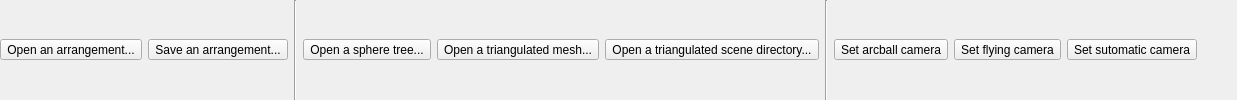
        <widget class="QWidget" name="widgetGroupSceneButtons" native="true">
         <property name="sizePolicy">
          <sizepolicy hsizetype="Preferred" vsizetype="Fixed">
           <horstretch>0</horstretch>
           <verstretch>0</verstretch>
          </sizepolicy>
         </property>
         <layout class="QHBoxLayout" name="horizontalLayout">
          <property name="margin">
           <number>0</number>
          </property>
          <item>
           <widget class="QToolButton" name="toolButtonOpenSceneArr">
            <property name="toolTip">
             <string>Open an arrangement...</string>
            </property>
            <property name="text">
             <string>Open an arrangement...</string>
            </property>
            <property name="icon">
             <iconset resource="../resources.qrc">
              <normaloff>:/resource/img/open_arr.png</normaloff>:/resource/img/open_arr.png</iconset>
            </property>
           </widget>
          </item>
          <item>
           <widget class="QToolButton" name="toolButtonSaveSceneArr">
            <property name="toolTip">
             <string>Save an arrangement...</string>
            </property>
            <property name="text">
             <string>Save an arrangement...</string>
            </property>
            <property name="icon">
             <iconset resource="../resources.qrc">
              <normaloff>:/resource/img/save_arr.png</normaloff>:/resource/img/save_arr.png</iconset>
            </property>
           </widget>
          </item>
          <item>
           <widget class="Line" name="line">
            <property name="orientation">
             <enum>Qt::Vertical</enum>
            </property>
           </widget>
          </item>
          <item>
           <widget class="QToolButton" name="toolButtonOpenSceneSph">
            <property name="toolTip">
             <string>Open a sphere tree...</string>
            </property>
            <property name="text">
             <string>Open a sphere tree...</string>
            </property>
            <property name="icon">
             <iconset resource="../resources.qrc">
              <normaloff>:/resource/img/open_sph.png</normaloff>:/resource/img/open_sph.png</iconset>
            </property>
           </widget>
          </item>
          <item>
           <widget class="QToolButton" name="toolButtonOpenSceneTxt">
            <property name="toolTip">
             <string>Open a triangulated mesh...</string>
            </property>
            <property name="text">
             <string>Open a triangulated mesh...</string>
            </property>
            <property name="icon">
             <iconset resource="../resources.qrc">
              <normaloff>:/resource/img/open_txt.png</normaloff>:/resource/img/open_txt.png</iconset>
            </property>
           </widget>
          </item>
          <item>
           <widget class="QToolButton" name="toolButtonOpenSceneDir">
            <property name="toolTip">
             <string>Open a triangulated scene directory...</string>
            </property>
            <property name="text">
             <string>Open a triangulated scene directory...</string>
            </property>
            <property name="icon">
             <iconset resource="../resources.qrc">
              <normaloff>:/resource/img/open_dir.png</normaloff>:/resource/img/open_dir.png</iconset>
            </property>
           </widget>
          </item>
          <item>
           <widget class="Line" name="line_3">
            <property name="orientation">
             <enum>Qt::Vertical</enum>
            </property>
           </widget>
          </item>
          <item>
           <widget class="QToolButton" name="toolButtonSceneCameraArcBall">
            <property name="toolTip">
             <string>Set arcball camera</string>
            </property>
            <property name="text">
             <string>Set arcball camera</string>
            </property>
            <property name="icon">
             <iconset resource="../resources.qrc">
              <normaloff>:/resource/img/arcballcamera.png</normaloff>:/resource/img/arcballcamera.png</iconset>
            </property>
            <property name="checkable">
             <bool>true</bool>
            </property>
           </widget>
          </item>
          <item>
           <widget class="QToolButton" name="toolButtonSceneCameraFlying">
            <property name="toolTip">
             <string>Set flying camera</string>
            </property>
            <property name="text">
             <string>Set flying camera</string>
            </property>
            <property name="icon">
             <iconset resource="../resources.qrc">
              <normaloff>:/resource/img/flycamera.png</normaloff>:/resource/img/flycamera.png</iconset>
            </property>
            <property name="checkable">
             <bool>true</bool>
            </property>
           </widget>
          </item>
          <item>
           <widget class="QToolButton" name="toolButtonSceneCameraAutomatic">
            <property name="toolTip">
             <string>Set automatic camera</string>
            </property>
            <property name="text">
             <string>Set sutomatic camera</string>
            </property>
            <property name="icon">
             <iconset resource="../resources.qrc">
              <normaloff>:/resource/img/automatic.png</normaloff>:/resource/img/automatic.png</iconset>
            </property>
            <property name="checkable">
             <bool>true</bool>
            </property>
           </widget>
          </item>
          <item>
           <spacer name="horizontalSpacerSceneButtons">
            <property name="orientation">
             <enum>Qt::Horizontal</enum>
            </property>
            <property name="sizeHint" stdset="0">
             <size>
              <width>40</width>
              <height>20</height>
             </size>
            </property>
           </spacer>
          </item>
         </layout>
        </widget>
